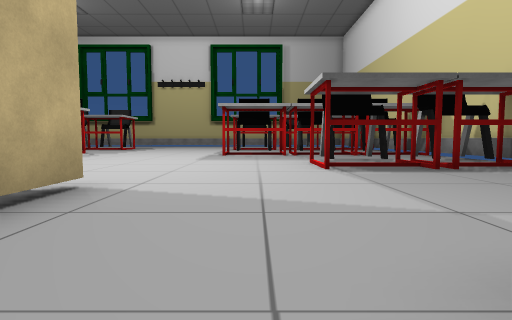
view 1 (above)

19 first-person views from a walk through a Unity game level. The camera is 0.26 m above the floor, tilts 4° down and sees 80° across. The floor is counted in squares, 0.5 m on a side. Each view is taken from the middle of a square. On the plan, view 1 faces up. The plan holds only what a view shows up to about 9 squares ahead; the rest is blank. Some surface patterns are stand-ins.

view 2
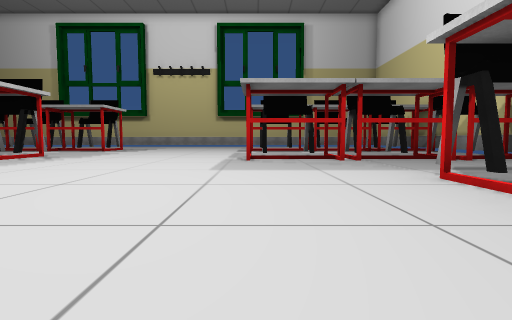

view 3
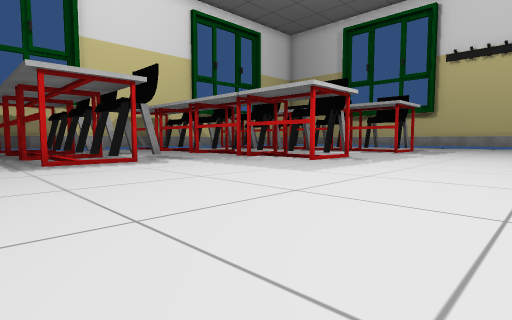

view 4
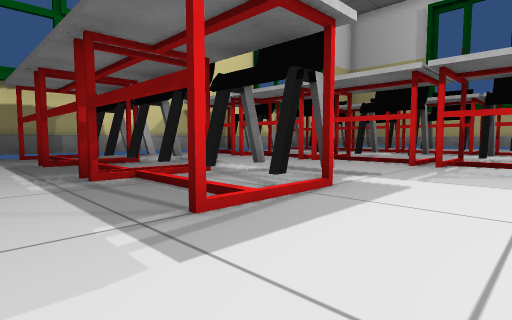

view 5
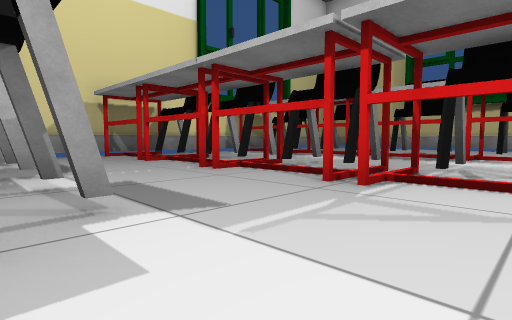

view 6
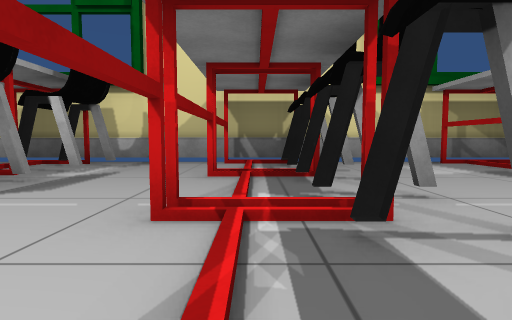

view 7
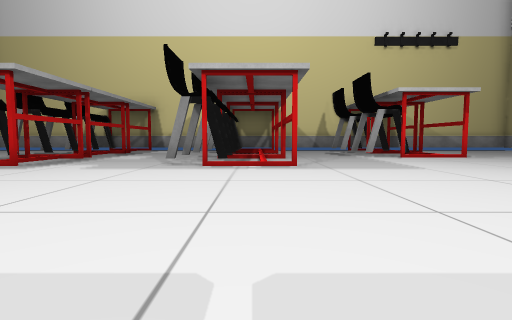

view 8
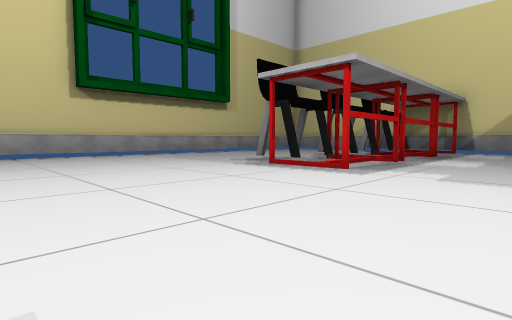

view 9
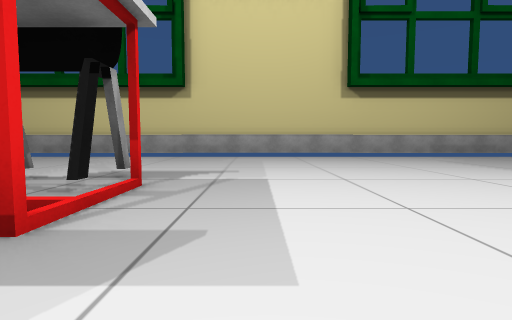

view 10
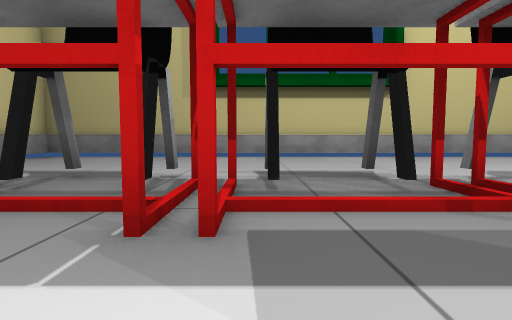

view 11
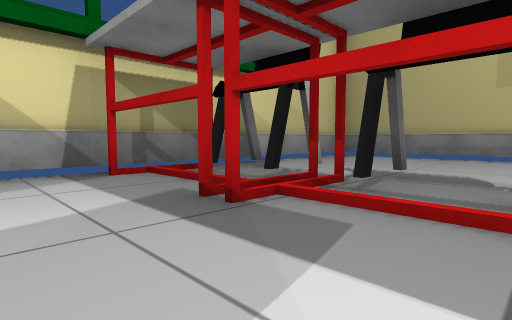

view 12
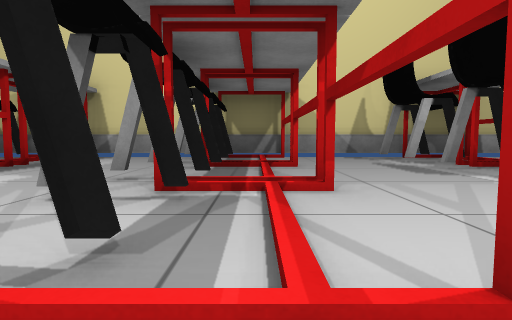

view 13
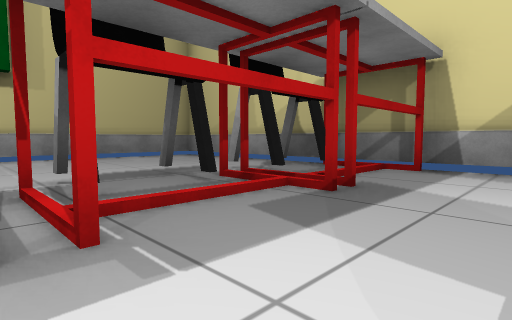

view 14
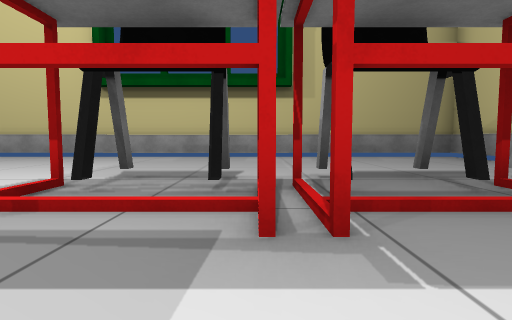

view 15
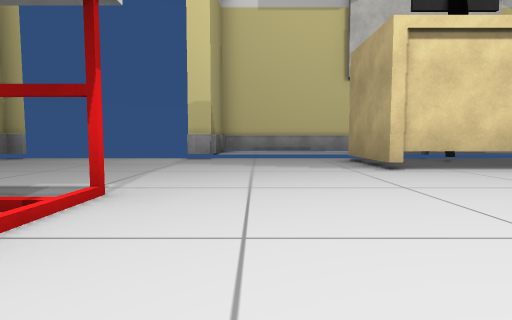

view 16
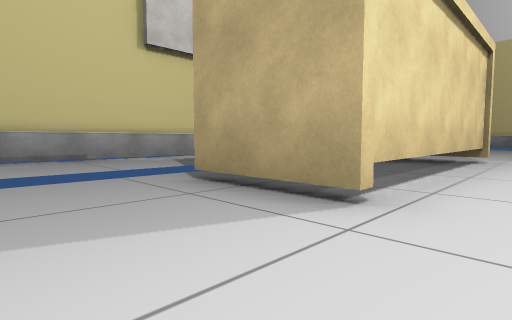

view 17
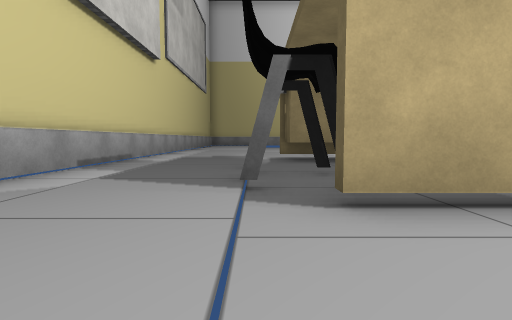

view 18
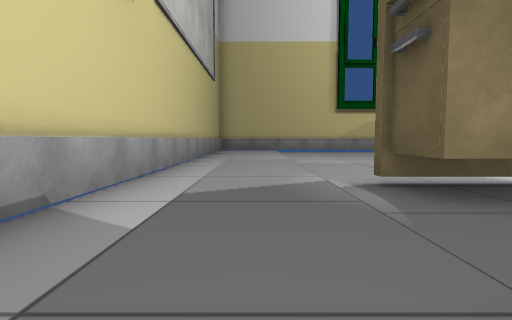

view 19
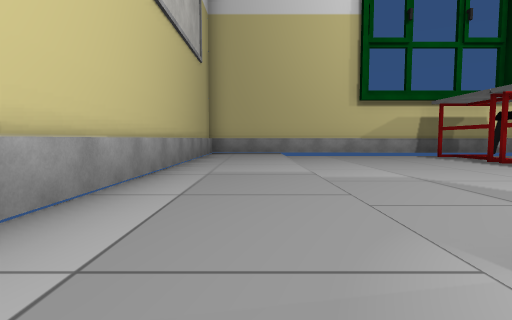

### Floor plan
Key: @ floor where view 1 was taken; # wall or solid block; x gap in a wall; . main floor; : floor 0.05 m higher than the main floor; / step, stairs or slope; O other object.
Columns run from 18 left of view 1 to 7 right of it. Each row starts with its distance up from view 1.
 24 ##########################
 23 #........................#
 22 #........................#
 21 #........................#
 20 #........................#
 19 ####.##O.#O......O.O###.##
 18 #OO#.OO.OOO......O.OOO#.O#
 17 #..O..O.O. ......O.O..O..#
 16 #......... ..............#
 15 #.........  .............#
 14 #OO#.OO..OO .....O.O#O .##
 13 #OOO.OO.OOO......O.OOO#.O#
 12 #//////////......////////#
 11 #..O./O.O........O.O..#.O#
 10 #........................#
  9 #OO.OOO.O...........OO .O#
  8 #O#OOOO.O...........OO#.O#
  7 #//// ///................#
  6 #O.O..O./..........O..#.O#
  5 # .....................  #
  4   ........#OOOOO#......
  3   ........#O....#.......
  2   ........#O..OO#........
  1   /////////// /#///#x   x#
  0   ::::::::::::::::@#
 -1   ::::::::::::::::
 -2   ################

Positions as (right, up) in squares from view 1, and headings:
1: (0, 0), facing up
2: (-1, 4), facing up
3: (-3, 5), facing up-left
4: (-8, 5), facing up-left
5: (-8, 8), facing up-left
6: (-10, 12), facing left
7: (-7, 12), facing right
8: (-6, 14), facing up-right
9: (-6, 15), facing up
10: (-12, 15), facing up
11: (-13, 15), facing up-left
12: (-2, 12), facing right
13: (1, 15), facing up-right
14: (1, 15), facing up
15: (0, 9), facing down
16: (0, 5), facing down-left
17: (0, 1), facing left
18: (-4, 0), facing left
19: (-7, 0), facing left
